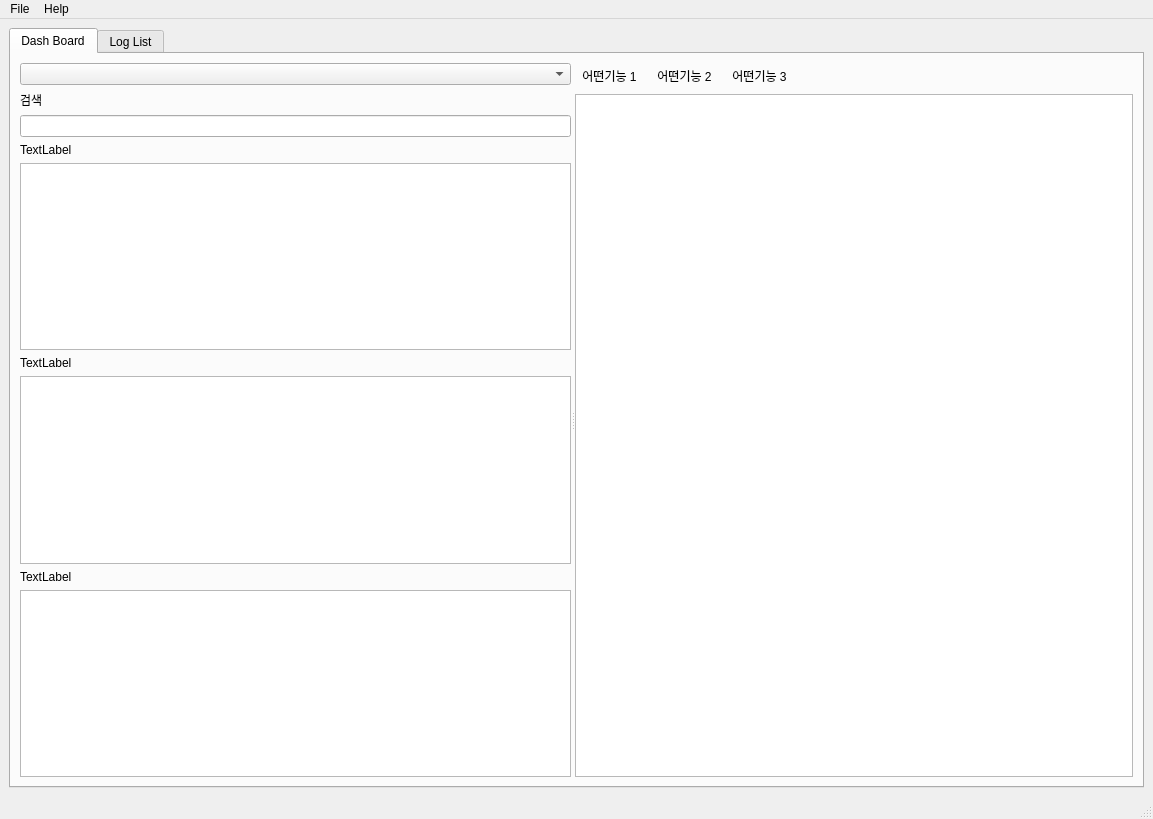
<?xml version="1.0" encoding="UTF-8"?>
<ui version="4.0">
 <class>MainWindow</class>
 <widget class="QMainWindow" name="MainWindow">
  <property name="geometry">
   <rect>
    <x>0</x>
    <y>0</y>
    <width>1153</width>
    <height>819</height>
   </rect>
  </property>
  <property name="windowTitle">
   <string>evtxrensic</string>
  </property>
  <widget class="QWidget" name="centralwidget">
   <layout class="QGridLayout" name="gridLayout">
    <item row="0" column="1">
     <widget class="QTabWidget" name="tabWidget">
      <property name="currentIndex">
       <number>0</number>
      </property>
      <widget class="QWidget" name="tab">
       <attribute name="title">
        <string>Dash Board</string>
       </attribute>
       <layout class="QGridLayout" name="gridLayout_3">
        <item row="0" column="0">
         <widget class="QSplitter" name="splitter_2">
          <property name="orientation">
           <enum>Qt::Horizontal</enum>
          </property>
          <widget class="QWidget" name="verticalLayoutWidget">
           <layout class="QVBoxLayout" name="verticalLayout_2">
            <property name="sizeConstraint">
             <enum>QLayout::SetDefaultConstraint</enum>
            </property>
            <item>
             <widget class="QComboBox" name="comboBox_3"/>
            </item>
            <item>
             <widget class="QLabel" name="label">
              <property name="text">
               <string>검색</string>
              </property>
             </widget>
            </item>
            <item>
             <widget class="QLineEdit" name="lineEdit"/>
            </item>
            <item>
             <widget class="QLabel" name="label_2">
              <property name="text">
               <string>TextLabel</string>
              </property>
             </widget>
            </item>
            <item>
             <widget class="QListWidget" name="listWidget"/>
            </item>
            <item>
             <widget class="QLabel" name="label_3">
              <property name="text">
               <string>TextLabel</string>
              </property>
             </widget>
            </item>
            <item>
             <widget class="QListWidget" name="listWidget_2"/>
            </item>
            <item>
             <widget class="QLabel" name="label_4">
              <property name="text">
               <string>TextLabel</string>
              </property>
             </widget>
            </item>
            <item>
             <widget class="QListWidget" name="listWidget_3"/>
            </item>
           </layout>
          </widget>
          <widget class="QWidget" name="verticalLayoutWidget_2">
           <layout class="QVBoxLayout" name="verticalLayout_3">
            <item>
             <layout class="QHBoxLayout" name="horizontalLayout">
              <item>
               <widget class="QToolButton" name="toolButton_3">
                <property name="text">
                 <string>어떤기능 1</string>
                </property>
                <property name="autoRaise">
                 <bool>true</bool>
                </property>
               </widget>
              </item>
              <item>
               <widget class="QToolButton" name="toolButton_2">
                <property name="text">
                 <string>어떤기능 2</string>
                </property>
                <property name="autoRaise">
                 <bool>true</bool>
                </property>
               </widget>
              </item>
              <item>
               <widget class="QToolButton" name="toolButton">
                <property name="text">
                 <string>어떤기능 3</string>
                </property>
                <property name="autoRaise">
                 <bool>true</bool>
                </property>
               </widget>
              </item>
              <item>
               <spacer name="horizontalSpacer_2">
                <property name="orientation">
                 <enum>Qt::Horizontal</enum>
                </property>
                <property name="sizeHint" stdset="0">
                 <size>
                  <width>40</width>
                  <height>20</height>
                 </size>
                </property>
               </spacer>
              </item>
             </layout>
            </item>
            <item>
             <widget class="QGraphicsView" name="graphicsView"/>
            </item>
           </layout>
          </widget>
         </widget>
        </item>
       </layout>
      </widget>
      <widget class="QWidget" name="tab_2">
       <attribute name="title">
        <string>Log List</string>
       </attribute>
       <layout class="QVBoxLayout" name="verticalLayout">
        <item>
         <layout class="QHBoxLayout" name="horizontalLayout_2">
          <item>
           <widget class="QComboBox" name="comboBox"/>
          </item>
          <item>
           <widget class="QComboBox" name="comboBox_2"/>
          </item>
          <item>
           <spacer name="horizontalSpacer">
            <property name="orientation">
             <enum>Qt::Horizontal</enum>
            </property>
            <property name="sizeHint" stdset="0">
             <size>
              <width>40</width>
              <height>20</height>
             </size>
            </property>
           </spacer>
          </item>
          <item>
           <widget class="QProgressBar" name="progressBar">
            <property name="value">
             <number>24</number>
            </property>
           </widget>
          </item>
         </layout>
        </item>
        <item>
         <widget class="QSplitter" name="splitter">
          <property name="orientation">
           <enum>Qt::Vertical</enum>
          </property>
          <widget class="QTreeWidget" name="treeWidget">
           <attribute name="headerCascadingSectionResizes">
            <bool>true</bool>
           </attribute>
           <attribute name="headerDefaultSectionSize">
            <number>100</number>
           </attribute>
           <attribute name="headerHighlightSections">
            <bool>true</bool>
           </attribute>
           <column>
            <property name="text">
             <string>test</string>
            </property>
           </column>
           <column>
            <property name="text">
             <string>test2</string>
            </property>
           </column>
           <item>
            <property name="text">
             <string>test</string>
            </property>
            <property name="text">
             <string>hello</string>
            </property>
           </item>
          </widget>
          <widget class="QTableWidget" name="tableWidget_listpanel">
           <property name="editTriggers">
            <set>QAbstractItemView::NoEditTriggers</set>
           </property>
           <property name="alternatingRowColors">
            <bool>true</bool>
           </property>
           <property name="textElideMode">
            <enum>Qt::ElideMiddle</enum>
           </property>
           <property name="sortingEnabled">
            <bool>true</bool>
           </property>
           <column>
            <property name="text">
             <string>RecordNumber</string>
            </property>
           </column>
           <column>
            <property name="text">
             <string>Time</string>
            </property>
           </column>
           <column>
            <property name="text">
             <string>Level</string>
            </property>
           </column>
           <column>
            <property name="text">
             <string>EventSource</string>
            </property>
           </column>
           <column>
            <property name="text">
             <string>EventID</string>
            </property>
           </column>
           <column>
            <property name="text">
             <string>Task</string>
            </property>
           </column>
           <column>
            <property name="text">
             <string>Info</string>
            </property>
           </column>
          </widget>
         </widget>
        </item>
       </layout>
      </widget>
     </widget>
    </item>
   </layout>
  </widget>
  <widget class="QMenuBar" name="menubar">
   <property name="geometry">
    <rect>
     <x>0</x>
     <y>0</y>
     <width>1153</width>
     <height>21</height>
    </rect>
   </property>
   <widget class="QMenu" name="menuFile">
    <property name="title">
     <string>File</string>
    </property>
    <addaction name="actionOpen"/>
   </widget>
   <widget class="QMenu" name="menuHelp">
    <property name="title">
     <string>Help</string>
    </property>
   </widget>
   <addaction name="menuFile"/>
   <addaction name="menuHelp"/>
  </widget>
  <widget class="QStatusBar" name="statusbar"/>
  <action name="actionOpen">
   <property name="icon">
    <iconset>
     <normaloff>resource/Open_file_icon.png</normaloff>resource/Open_file_icon.png</iconset>
   </property>
   <property name="text">
    <string>Open</string>
   </property>
   <property name="whatsThis">
    <string/>
   </property>
   <property name="shortcut">
    <string>Ctrl+O</string>
   </property>
  </action>
 </widget>
 <resources/>
 <connections/>
</ui>
